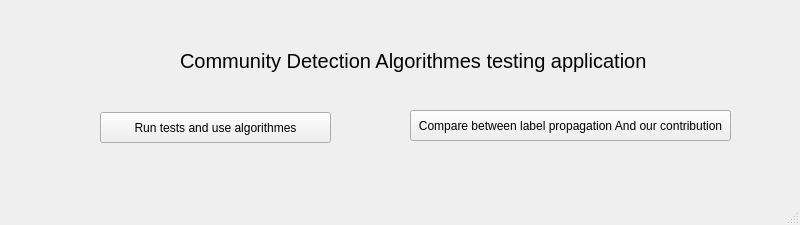
<?xml version="1.0" encoding="UTF-8"?>
<ui version="4.0">
 <class>MainWindow</class>
 <widget class="QMainWindow" name="MainWindow">
  <property name="geometry">
   <rect>
    <x>0</x>
    <y>0</y>
    <width>800</width>
    <height>225</height>
   </rect>
  </property>
  <property name="windowTitle">
   <string>MainWindow</string>
  </property>
  <widget class="QWidget" name="centralwidget">
   <widget class="QLabel" name="label">
    <property name="geometry">
     <rect>
      <x>180</x>
      <y>40</y>
      <width>521</width>
      <height>41</height>
     </rect>
    </property>
    <property name="sizePolicy">
     <sizepolicy hsizetype="Preferred" vsizetype="Preferred">
      <horstretch>0</horstretch>
      <verstretch>0</verstretch>
     </sizepolicy>
    </property>
    <property name="font">
     <font>
      <pointsize>15</pointsize>
     </font>
    </property>
    <property name="text">
     <string>Community Detection Algorithmes testing application</string>
    </property>
   </widget>
   <widget class="QPushButton" name="test">
    <property name="geometry">
     <rect>
      <x>100</x>
      <y>112</y>
      <width>231</width>
      <height>31</height>
     </rect>
    </property>
    <property name="text">
     <string>Run tests and use algorithmes</string>
    </property>
   </widget>
   <widget class="QPushButton" name="compare">
    <property name="geometry">
     <rect>
      <x>410</x>
      <y>110</y>
      <width>321</width>
      <height>31</height>
     </rect>
    </property>
    <property name="text">
     <string>Compare between label propagation And our contribution</string>
    </property>
   </widget>
  </widget>
  <widget class="QMenuBar" name="menubar">
   <property name="geometry">
    <rect>
     <x>0</x>
     <y>0</y>
     <width>800</width>
     <height>21</height>
    </rect>
   </property>
  </widget>
  <widget class="QStatusBar" name="statusbar"/>
 </widget>
 <resources/>
 <connections/>
</ui>
